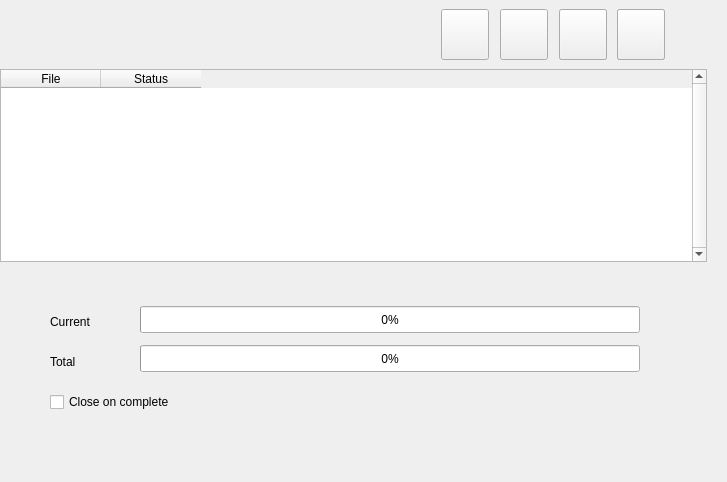
<?xml version="1.0" encoding="UTF-8"?>
<ui version="4.0">
 <class>ftpForm</class>
 <widget class="QWidget" name="ftpForm">
  <property name="geometry">
   <rect>
    <x>0</x>
    <y>0</y>
    <width>727</width>
    <height>482</height>
   </rect>
  </property>
  <property name="windowTitle">
   <string>Form</string>
  </property>
  <widget class="QLabel" name="ftp_username">
   <property name="geometry">
    <rect>
     <x>20</x>
     <y>24</y>
     <width>185</width>
     <height>24</height>
    </rect>
   </property>
  </widget>
  <widget class="QPushButton" name="ftp_add">
   <property name="geometry">
    <rect>
     <x>441</x>
     <y>9</y>
     <width>48</width>
     <height>51</height>
    </rect>
   </property>
   <property name="text">
    <string/>
   </property>
  </widget>
  <widget class="QPushButton" name="ftp_send">
   <property name="geometry">
    <rect>
     <x>617</x>
     <y>9</y>
     <width>48</width>
     <height>51</height>
    </rect>
   </property>
   <property name="text">
    <string/>
   </property>
  </widget>
  <widget class="QPushButton" name="ftp_del">
   <property name="geometry">
    <rect>
     <x>500</x>
     <y>9</y>
     <width>48</width>
     <height>51</height>
    </rect>
   </property>
   <property name="text">
    <string/>
   </property>
  </widget>
  <widget class="QPushButton" name="ftp_hold">
   <property name="geometry">
    <rect>
     <x>559</x>
     <y>9</y>
     <width>48</width>
     <height>51</height>
    </rect>
   </property>
   <property name="text">
    <string/>
   </property>
  </widget>
  <widget class="QPushButton" name="ftp_resume">
   <property name="geometry">
    <rect>
     <x>559</x>
     <y>9</y>
     <width>48</width>
     <height>51</height>
    </rect>
   </property>
   <property name="text">
    <string/>
   </property>
  </widget>
  <widget class="QPushButton" name="ftp_open">
   <property name="geometry">
    <rect>
     <x>617</x>
     <y>9</y>
     <width>48</width>
     <height>51</height>
    </rect>
   </property>
   <property name="text">
    <string/>
   </property>
  </widget>
  <widget class="QCheckBox" name="ftp_coc">
   <property name="geometry">
    <rect>
     <x>50</x>
     <y>390</y>
     <width>291</width>
     <height>24</height>
    </rect>
   </property>
   <property name="text">
    <string>Close on complete</string>
   </property>
  </widget>
  <widget class="QTableWidget" name="ftp_table">
   <property name="geometry">
    <rect>
     <x>0</x>
     <y>69</y>
     <width>707</width>
     <height>193</height>
    </rect>
   </property>
   <property name="sizePolicy">
    <sizepolicy hsizetype="Fixed" vsizetype="Fixed">
     <horstretch>0</horstretch>
     <verstretch>0</verstretch>
    </sizepolicy>
   </property>
   <property name="autoFillBackground">
    <bool>true</bool>
   </property>
   <property name="verticalScrollBarPolicy">
    <enum>Qt::ScrollBarAlwaysOn</enum>
   </property>
   <property name="horizontalScrollBarPolicy">
    <enum>Qt::ScrollBarAlwaysOff</enum>
   </property>
   <property name="autoScrollMargin">
    <number>0</number>
   </property>
   <property name="selectionMode">
    <enum>QAbstractItemView::SingleSelection</enum>
   </property>
   <property name="selectionBehavior">
    <enum>QAbstractItemView::SelectRows</enum>
   </property>
   <attribute name="horizontalHeaderVisible">
    <bool>true</bool>
   </attribute>
   <attribute name="horizontalHeaderHighlightSections">
    <bool>false</bool>
   </attribute>
   <attribute name="verticalHeaderVisible">
    <bool>false</bool>
   </attribute>
   <attribute name="verticalHeaderHighlightSections">
    <bool>false</bool>
   </attribute>
   <column>
    <property name="text">
     <string>File</string>
    </property>
   </column>
   <column>
    <property name="text">
     <string>Status</string>
    </property>
   </column>
  </widget>
  <widget class="QProgressBar" name="ftp_total">
   <property name="geometry">
    <rect>
     <x>140</x>
     <y>345</y>
     <width>500</width>
     <height>27</height>
    </rect>
   </property>
   <property name="value">
    <number>0</number>
   </property>
   <property name="alignment">
    <set>Qt::AlignCenter</set>
   </property>
   <property name="textVisible">
    <bool>true</bool>
   </property>
  </widget>
  <widget class="QLabel" name="label">
   <property name="geometry">
    <rect>
     <x>50</x>
     <y>350</y>
     <width>71</width>
     <height>24</height>
    </rect>
   </property>
   <property name="text">
    <string>Total</string>
   </property>
  </widget>
  <widget class="QLabel" name="label_2">
   <property name="geometry">
    <rect>
     <x>50</x>
     <y>310</y>
     <width>71</width>
     <height>24</height>
    </rect>
   </property>
   <property name="text">
    <string>Current</string>
   </property>
  </widget>
  <widget class="QProgressBar" name="ftp_current">
   <property name="geometry">
    <rect>
     <x>140</x>
     <y>306</y>
     <width>500</width>
     <height>27</height>
    </rect>
   </property>
   <property name="value">
    <number>0</number>
   </property>
   <property name="alignment">
    <set>Qt::AlignCenter</set>
   </property>
   <property name="textVisible">
    <bool>true</bool>
   </property>
  </widget>
  <widget class="QPushButton" name="ftp_disc">
   <property name="geometry">
    <rect>
     <x>617</x>
     <y>9</y>
     <width>48</width>
     <height>51</height>
    </rect>
   </property>
   <property name="text">
    <string/>
   </property>
  </widget>
  <widget class="QLabel" name="ftp_speed">
   <property name="geometry">
    <rect>
     <x>540</x>
     <y>400</y>
     <width>135</width>
     <height>15</height>
    </rect>
   </property>
   <property name="text">
    <string/>
   </property>
  </widget>
 </widget>
 <resources/>
 <connections/>
</ui>
